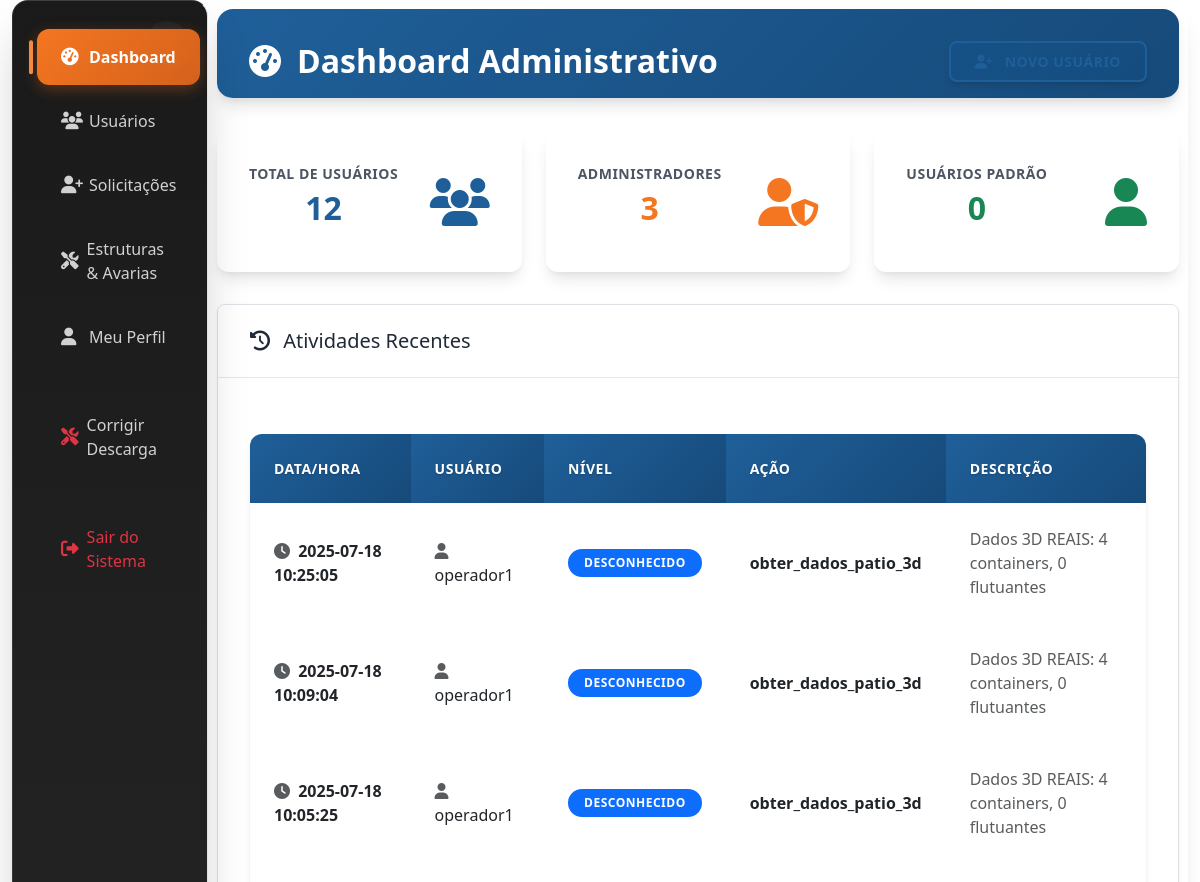
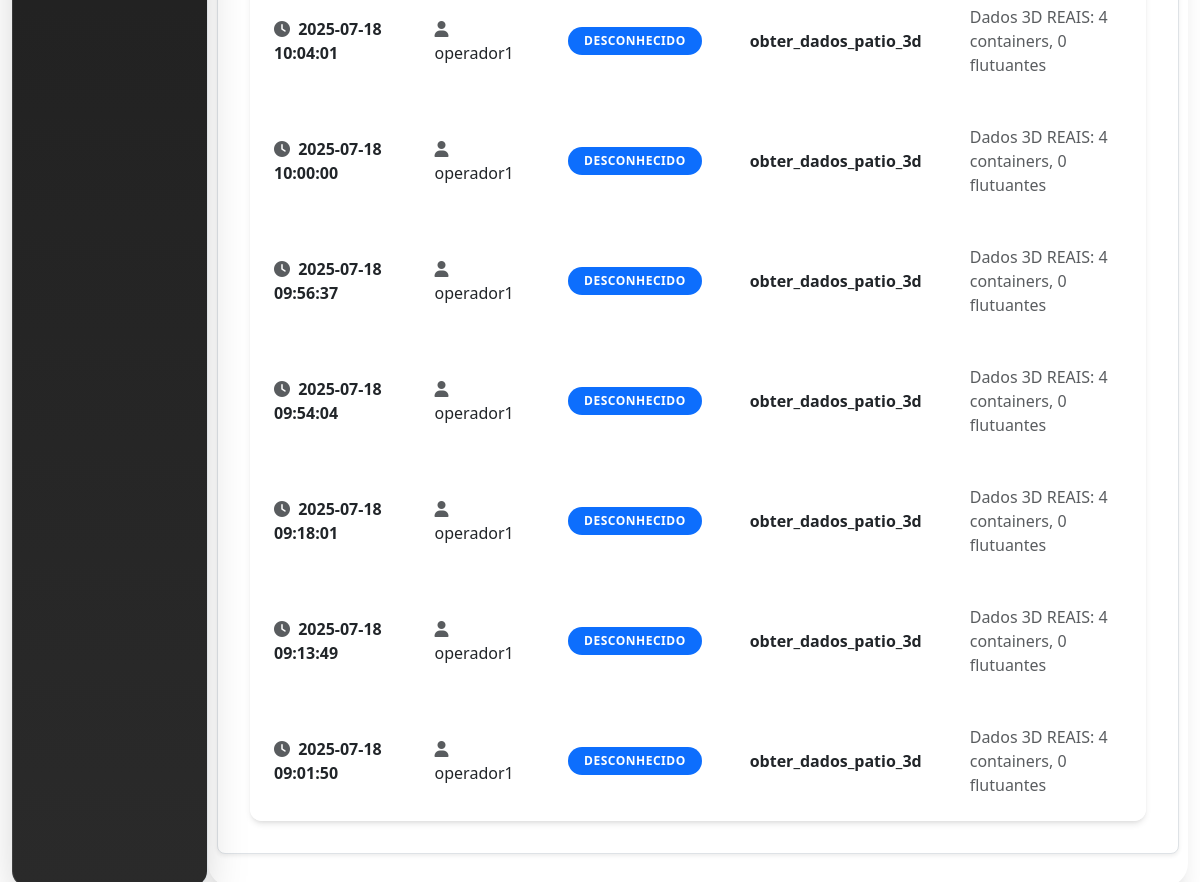
The page /admin/ (signed in) on the database as committed earlier (2 pictures, top to bottom).
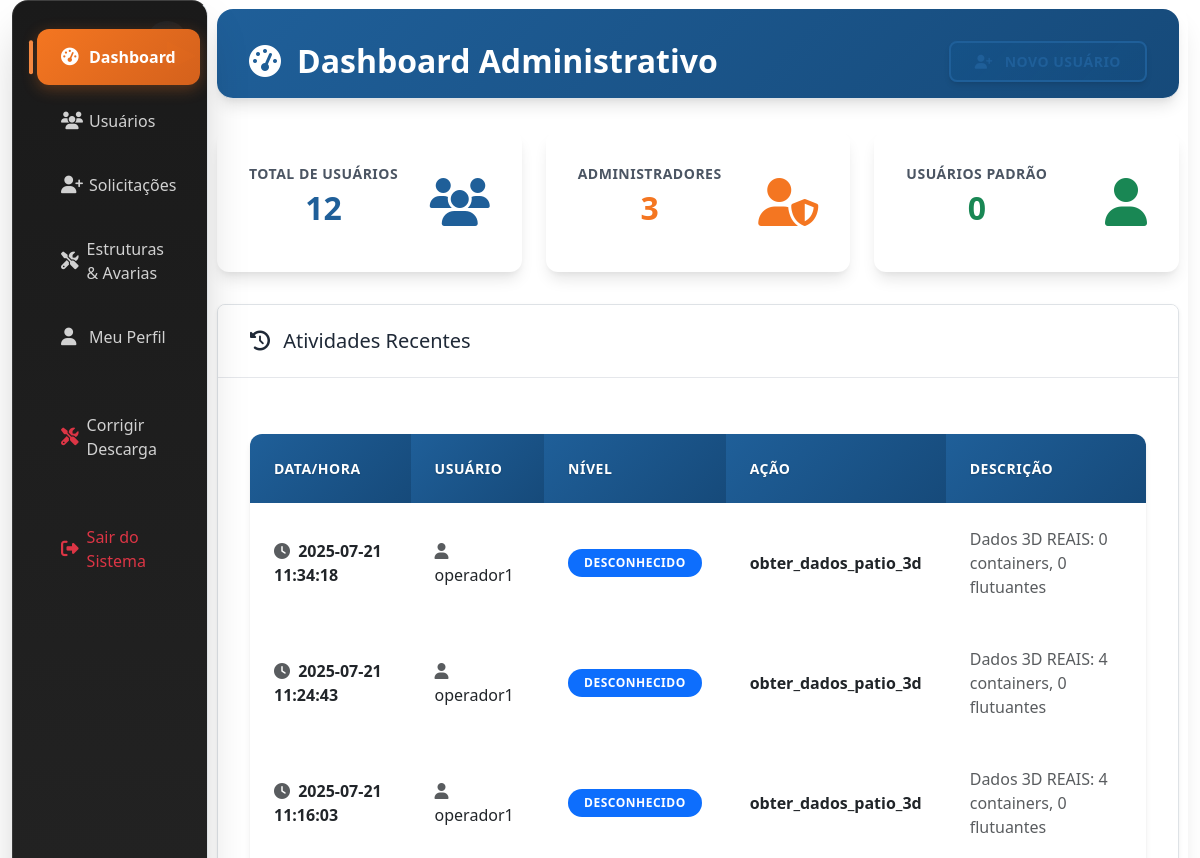
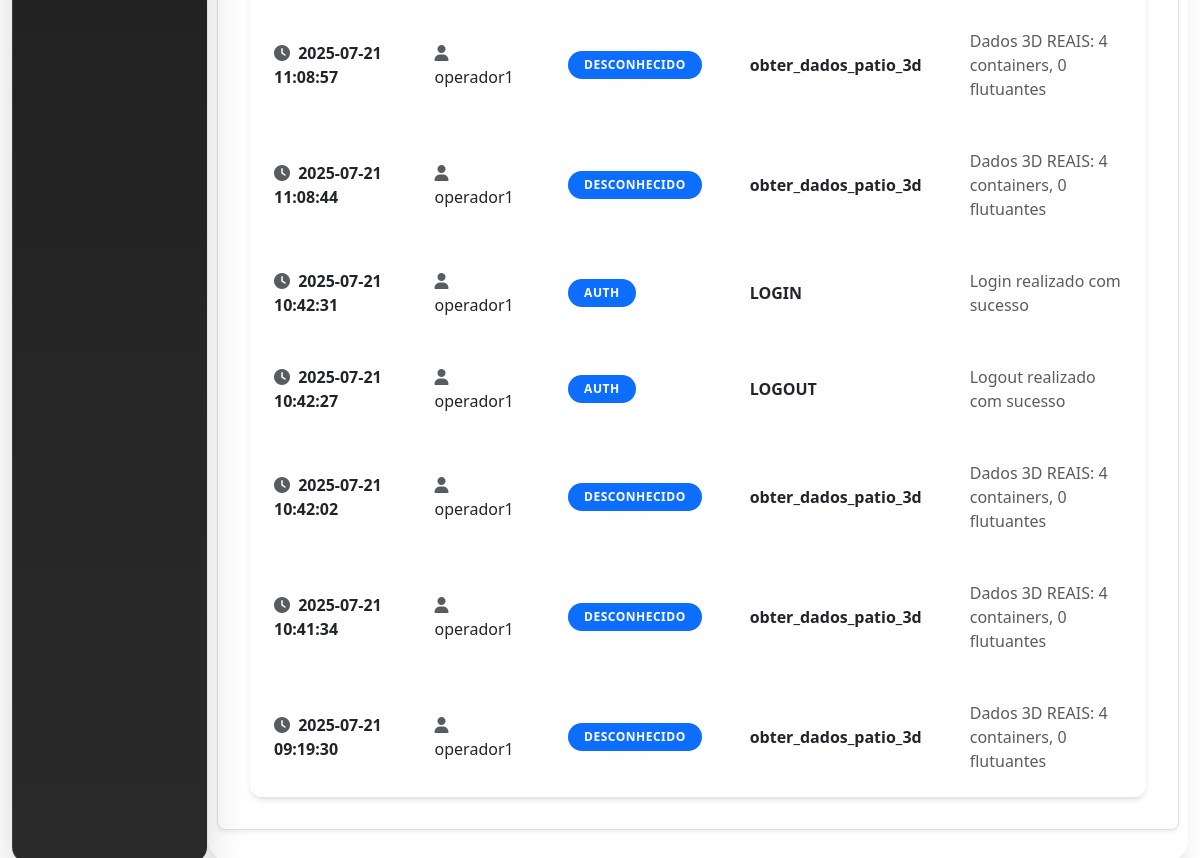
The same page on the database as committed later (2 pictures, top to bottom).
### tables this page shows
CREATE TABLE log_atividades (
        id INTEGER PRIMARY KEY AUTOINCREMENT,
        data_hora TEXT NOT NULL,
        usuario TEXT NOT NULL,
        nivel TEXT NOT NULL,
        acao TEXT NOT NULL,
        descricao TEXT
    );

### admin/routes.py (the view)
@admin_bp.route('/')
@admin_required
def admin_dashboard():
    try:
        db = get_db()
        cursor = db.cursor()
        cursor.execute("SELECT COUNT(*) FROM usuarios")
        total_usuarios = cursor.fetchone()[0]
        cursor.execute("SELECT COUNT(*) FROM usuarios WHERE nivel = 'admin'")
        total_admins = cursor.fetchone()[0]
        cursor.execute("SELECT COUNT(*) FROM usuarios WHERE nivel = 'user'")
        total_users = cursor.fetchone()[0]
        cursor.execute("""
            SELECT * FROM log_atividades
            ORDER BY data_hora DESC
            LIMIT 10
        """)
        logs_recentes = cursor.fetchall()
        cursor.execute("""
            SELECT * FROM solicitacoes_registro
            WHERE status = 'pendente'
            ORDER BY data_solicitacao DESC
        """)
        solicitacoes_pendentes = cursor.fetchall()
        cursor.execute("""
            SELECT s.*, u.username, u.email
            FROM solicitacoes_senha s
            JOIN usuarios u ON s.usuario_id = u.id
            WHERE s.status = 'pendente'
            ORDER BY s.data_solicitacao DESC
        """)
        senha_pendentes = cursor.fetchall()
        return render_template('admin/dashboard.html',
                              total_usuarios=total_usuarios,
                              total_admins=total_admins,
                              total_users=total_users,
                              logs_recentes=logs_recentes,
                              solicitacoes_pendentes=solicitacoes_pendentes,
                              senha_pendentes=senha_pendentes,
                              username=session.get('username'),
                              role=session.get('role'))
    except Exception as e:
        logger.error(f"Erro ao carregar dashboard administrativo: {e}")
        flash(f"Erro ao carregar dashboard: {e}", "danger")
        return redirect(url_for('auth.login'))

### admin/routes.py (called while the page is built)
def admin_required(f):
    @wraps(f)
    def decorated_function(*args, **kwargs):
        logger.info(f"Verificando acesso administrativo para: {session.get('username', 'Usuário desconhecido')}")
        if 'username' not in session:
            flash('Você precisa fazer login para acessar esta página', 'danger')
            return redirect(url_for('auth.login'))
        role = session.get('role')
        if role != 'admin' and role != 'admin_administrativo':
            flash('Você não tem permissão para acessar esta página', 'danger')
            return redirect(url_for('auth.dashboard'))
        return f(*args, **kwargs)
    return decorated_function

### utils/db.py (called while the page is built)
def get_db():
    try:
        return main_get_db()
    except Exception as e:
        logger.error(f"Erro ao obter conexão com o banco de dados: {e}")
        if 'db' not in g:
            g.db = sqlite3.connect(
                current_app.config['DATABASE'],
                detect_types=sqlite3.PARSE_DECLTYPES,
                timeout=30.0
            )
            g.db.row_factory = sqlite3.Row
        return g.db

### utils/permissions.py (called while the page is built)
def get_user_role():
    return session.get('role', None)

### templates/admin/dashboard.html (shortened to what the changed rows need)
{% extends "base.html" %}
{% block extra_css %}
<link rel="stylesheet" href="{{ url_for('static', filename='css/admin-theme.css') }}">
{% endblock %}
{% block content %}
<div class="container-fluid admin-page">
    <div class="row">
        <main class="col-md-9 ms-sm-auto col-lg-10 main-content">
            <div class="page-header">
                <div class="d-flex justify-content-between align-items-center">
                    <h1>
                        <i class="fas fa-tachometer-alt me-2"></i>
                        Dashboard Administrativo
                    </h1>
                </div>
            </div>
            <div class="admin-card mb-4 slide-in-right">
                <div class="card-body">
                    <div class="table-responsive">
                        <table class="table table-hover">
                            <thead>
                                <tr>
                                    <th>Data/Hora</th>
                                    <th>Usuário</th>
                                    <th>Nível</th>
                                    <th>Ação</th>
                                    <th>Descrição</th>
                                </tr>
                            </thead>
                            <tbody>
                                {% if logs_recentes %}
                                    {% for log in logs_recentes %}
                                    <tr>
                                        <td>
                                            <i class="fas fa-clock me-1 text-muted"></i>
                                            {{ log.data_hora }}
                                        </td>
                                        <td>
                                            <i class="fas fa-user me-1 text-muted"></i>
                                            {{ log.usuario }}
                                        </td>
                                        <td>
                                            <span class="badge bg-{{ 'success' if log.nivel == 'user' else 'warning' if log.nivel == 'admin' else 'primary' }}">
                                                {{ log.nivel }}
                                            </span>
                                        </td>
                                        <td class="fw-semibold">{{ log.acao }}</td>
                                        <td class="text-muted">{{ log.descricao }}</td>
                                    </tr>
                                    {% endfor %}
                                {% endif %}
                            </tbody>
                        </table>
                    </div>
                </div>
            </div>
        </main>
    </div>
</div>
{% endblock %}

Rows that differ between the two databases and show on the page:
no longer on this page (row unchanged): log_atividades: data_hora "2025-07-18 10:25:05", usuario "operador1", nivel "DESCONHECIDO", acao "obter_dados_patio_3d", descricao "Dados 3D REAIS: 4 containers, 0 flutuantes"
no longer on this page (row unchanged): log_atividades: data_hora "2025-07-18 10:09:04", usuario "operador1", nivel "DESCONHECIDO", acao "obter_dados_patio_3d", descricao "Dados 3D REAIS: 4 containers, 0 flutuantes"
no longer on this page (row unchanged): log_atividades: data_hora "2025-07-18 10:05:25", usuario "operador1", nivel "DESCONHECIDO", acao "obter_dados_patio_3d", descricao "Dados 3D REAIS: 4 containers, 0 flutuantes"
no longer on this page (row unchanged): log_atividades: data_hora "2025-07-18 10:04:01", usuario "operador1", nivel "DESCONHECIDO", acao "obter_dados_patio_3d", descricao "Dados 3D REAIS: 4 containers, 0 flutuantes"
no longer on this page (row unchanged): log_atividades: data_hora "2025-07-18 10:00:00", usuario "operador1", nivel "DESCONHECIDO", acao "obter_dados_patio_3d", descricao "Dados 3D REAIS: 4 containers, 0 flutuantes"
no longer on this page (row unchanged): log_atividades: data_hora "2025-07-18 09:56:37", usuario "operador1", nivel "DESCONHECIDO", acao "obter_dados_patio_3d", descricao "Dados 3D REAIS: 4 containers, 0 flutuantes"
no longer on this page (row unchanged): log_atividades: data_hora "2025-07-18 09:54:04", usuario "operador1", nivel "DESCONHECIDO", acao "obter_dados_patio_3d", descricao "Dados 3D REAIS: 4 containers, 0 flutuantes"
no longer on this page (row unchanged): log_atividades: data_hora "2025-07-18 09:18:01", usuario "operador1", nivel "DESCONHECIDO", acao "obter_dados_patio_3d", descricao "Dados 3D REAIS: 4 containers, 0 flutuantes"
no longer on this page (row unchanged): log_atividades: data_hora "2025-07-18 09:13:49", usuario "operador1", nivel "DESCONHECIDO", acao "obter_dados_patio_3d", descricao "Dados 3D REAIS: 4 containers, 0 flutuantes"
no longer on this page (row unchanged): log_atividades: data_hora "2025-07-18 09:01:50", usuario "operador1", nivel "DESCONHECIDO", acao "obter_dados_patio_3d", descricao "Dados 3D REAIS: 4 containers, 0 flutuantes"
added log_atividades: data_hora "2025-07-21 11:34:18", usuario "operador1", nivel "DESCONHECIDO", acao "obter_dados_patio_3d", descricao "Dados 3D REAIS: 0 containers, 0 flutuantes"
added log_atividades: data_hora "2025-07-21 11:24:43", usuario "operador1", nivel "DESCONHECIDO", acao "obter_dados_patio_3d", descricao "Dados 3D REAIS: 4 containers, 0 flutuantes"
added log_atividades: data_hora "2025-07-21 11:16:03", usuario "operador1", nivel "DESCONHECIDO", acao "obter_dados_patio_3d", descricao "Dados 3D REAIS: 4 containers, 0 flutuantes"
added log_atividades: data_hora "2025-07-21 11:08:57", usuario "operador1", nivel "DESCONHECIDO", acao "obter_dados_patio_3d", descricao "Dados 3D REAIS: 4 containers, 0 flutuantes"
added log_atividades: data_hora "2025-07-21 11:08:44", usuario "operador1", nivel "DESCONHECIDO", acao "obter_dados_patio_3d", descricao "Dados 3D REAIS: 4 containers, 0 flutuantes"
added log_atividades: data_hora "2025-07-21 10:42:31", usuario "operador1", nivel "AUTH", acao "LOGIN", descricao "Login realizado com sucesso"
added log_atividades: data_hora "2025-07-21 10:42:27", usuario "operador1", nivel "AUTH", acao "LOGOUT", descricao "Logout realizado com sucesso"
added log_atividades: data_hora "2025-07-21 10:42:02", usuario "operador1", nivel "DESCONHECIDO", acao "obter_dados_patio_3d", descricao "Dados 3D REAIS: 4 containers, 0 flutuantes"
added log_atividades: data_hora "2025-07-21 10:41:34", usuario "operador1", nivel "DESCONHECIDO", acao "obter_dados_patio_3d", descricao "Dados 3D REAIS: 4 containers, 0 flutuantes"
added log_atividades: data_hora "2025-07-21 09:19:30", usuario "operador1", nivel "DESCONHECIDO", acao "obter_dados_patio_3d", descricao "Dados 3D REAIS: 4 containers, 0 flutuantes"
